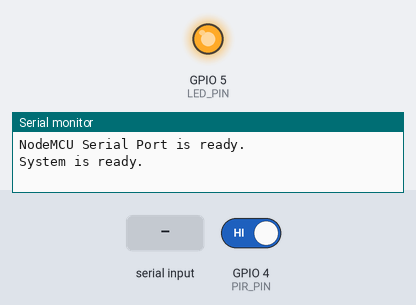
Simulated run of this sketch. Board: ESP8266 (NodeMCU). Parts: output pins drawn as LEDs (lit = HIGH), the last lines printed to the serial monitor. Inputs (shaded band) come from the test bench; at power-on: GPIO 4 (PIR_PIN) HIGH.

Above: at 2.3 s.
2.4 s: GPIO 4 (PIR_PIN) driven LOW
At 4.5 s:
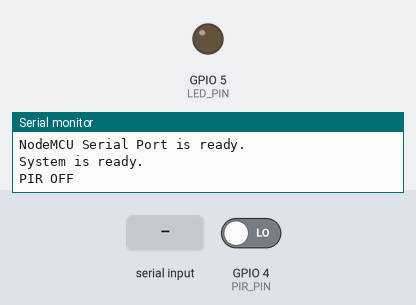
5.5 s: "+" received over the second serial link
7.5 s: GPIO 4 (PIR_PIN) driven HIGH
Timing chart, 0 to 15.5 s (numbered marks = the images above; inputs shaded):
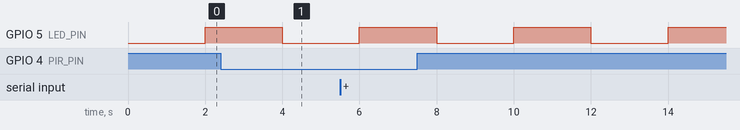

Measured:
- by itself, GPIO 5 (LED_PIN): alternates HIGH for 2.0 s and LOW for 2.0 s

The sketch:

Slave_NodeMCU.ino
```cpp
#include <SoftwareSerial.h>
#include <Ticker.h>

SoftwareSerial bt(13, 15); //Rx,Tx
Ticker blinker;

#define LED_PIN 5          //GPIO5
#define PIR_PIN 4          //GPIO4
#define MAX_CHAR 15        //Maximum input characters
#define MS_500 2500000

volatile bool checkingTime = false;
volatile bool updatePIR = false;
volatile bool led_state = LOW;
volatile bool pir_state = LOW;
/*******************************************************************************
   A blinker ISR
   called by Ticker (software timer)
 *******************************************************************************/
void blink_led() {
  led_state = !led_state;
  digitalWrite(LED_PIN, led_state);
}

/*******************************************************************************
   An ISR for checking time
    by setting checkingTime flag
    every 500ms.
    500ms = 500,000us
    such that 500,000us * 5(ticks/us)
      = 2,500,000 ticks/us
    Note: 5 ticks/us since using DIV16
 *******************************************************************************/
void ICACHE_RAM_ATTR onTimerISR() {
  checkingTime = true;
  timer1_write(MS_500);
}

/*******************************************************************************
   pir_isr

 *******************************************************************************/
void pir_isr(void) {
  updatePIR = true;
  pir_state = digitalRead(PIR_PIN);
}

/*******************************************************************************
   Bluetooth_RX_Flush

 *******************************************************************************/
void Bluetooth_RX_Flush() {
  while (bt.available() > 0) {
    bt.read();
  }
}

/*******************************************************************************
   sendBluetoothData

 *******************************************************************************/
void sendBluetoothData(char s[]) {
  bt.write('/');
  bt.write(s);
  bt.write('#');
  bt.flush();
}

/*******************************************************************************
    Getting Bluetooth Input
      when bt.available (or when there is incoming data from bluetooth)
      checking first character. if it is '+', then continue receiving data.
      otherwise, ignore the rest of data.
 *******************************************************************************/
bool gettingBluetoothInput(char s[]) {

  if (bt.read() == '+') {
    if (bt.peek() == '#') {
      Bluetooth_RX_Flush();
      Serial.println("Received Acknowledge");
      Serial.flush();
      return true;
    }
    else {
      for (int i = 0; (i < MAX_CHAR) && (bt.available() > 0 ); i++) {
        char ch = bt.read();

        if (ch == '#') {
          Bluetooth_RX_Flush();
        }
        else if ((i == MAX_CHAR - 1) && (ch != '#')) {
          Bluetooth_RX_Flush();
          Serial.print("Invalid input: ");
          Serial.println(s);
          Serial.flush();
          return false;
        }
        else {
          s[i] = ch;
        }
      }
      Serial.print("Received Data: ");
      Serial.println(s);
      Serial.flush();
      return false;
    }
  }
  else {
    Bluetooth_RX_Flush();
    //    Serial.println("Input is not '+'");
    //    Serial.flush();
    return false;
  }

}

/*******************************************************************************
   processBluetooth_Data

 *******************************************************************************/
void processBluetooth_Data(char s[]) {
  if (strcmp(s, "LED OFF") == 0) {
    digitalWrite(LED_PIN, LOW);
    blinker.detach();
    Serial.println("LED should be off");
    Serial.flush();
  }
  else if (strcmp(s, "LED ON") == 0) {
    digitalWrite(LED_PIN, HIGH);
    blinker.attach(2, blink_led);
    Serial.println("LED should be on");
    Serial.flush();
  }

  bt.write("/#");
  bt.flush();
}

/*******************************************************************************
   Setting Function
    - Set up Serial Terminal with 9600 baud rate
    - Set up BT Serial with 38400 baud rate
    - Set up two timers
      - One is blinker by utilizing Ticker OOP
      - Two is NodeMCU's on-board timer1 (because timer0 is taken for Wi-Fi)
 *******************************************************************************/
void setup() {
  // Setting Serial terminal
  //  with 9600 baud rate
  //  and wait until it's complete initiated.
  Serial.begin(115200);
  while (!Serial);
  Serial.println("NodeMCU Serial Port is ready.");

  // Setting Bluetooth terminal
  //  with 38400 baud rate.
  bt.begin(38400);

  // Setting LED_PIN as output
  pinMode(LED_PIN, OUTPUT);
  pinMode(PIR_PIN, INPUT);
  attachInterrupt(digitalPinToInterrupt(PIR_PIN), pir_isr, CHANGE);

  // Setting Timers
  //  Ticker timer is for blinker calling blink_led every 2 seconds
  //  Timer1 is for Bluetooth communication
  //    calling onTimerISR every 500ms (2500000 ticks)
  //  **more detail in Arduino.h**
  noInterrupts();
  blinker.attach(2, blink_led);
  timer1_attachInterrupt(onTimerISR);
  timer1_enable(TIM_DIV16, TIM_EDGE, TIM_SINGLE);
  timer1_write(MS_500);
  interrupts();

  Serial.println("System is ready.");
}

/*******************************************************************************
   Infinite Loop
    - Update system every 500ms (2Hz)
      - Checking BT input
      - Process the input
      - Update a flag.
 *******************************************************************************/
void loop() {

  // Only get input every 500 ms
  //  checkingTime is update by onTimerISR set in setup()
  if (checkingTime) {
    char gotAck = false;                   // Flag to check if received data
    char BlueToothInput[MAX_CHAR] = "";            // An empty character array
    char BlueToothOutput[MAX_CHAR] = "";

    // There is an incoming input
    //  Collect data into BlueToothInput
    if (bt.available() > 0) {
      bool gotAck = gettingBluetoothInput(BlueToothInput);
      if (!gotAck) processBluetooth_Data(BlueToothInput);
    }
    else if (updatePIR) {
      bool completeTX = false;
      unsigned long previousmillis = millis();

      if (pir_state) {
        strcpy(BlueToothOutput, "PIR ON");
      }
      else {
        strcpy(BlueToothOutput, "PIR OFF");
      }
      Serial.println(BlueToothOutput);

      for(int i=0; i<3 && (!completeTX); i++){
        unsigned long prev_ms = millis();
        sendBluetoothData(BlueToothOutput);
        while((millis()-prev_ms < 50) && (bt.available() == 0));
        completeTX = gettingBluetoothInput(BlueToothInput);
      }

      updatePIR = false;
    }
    else {
//      Serial.print(".");
    }

    checkingTime = false;
  }

}
```
